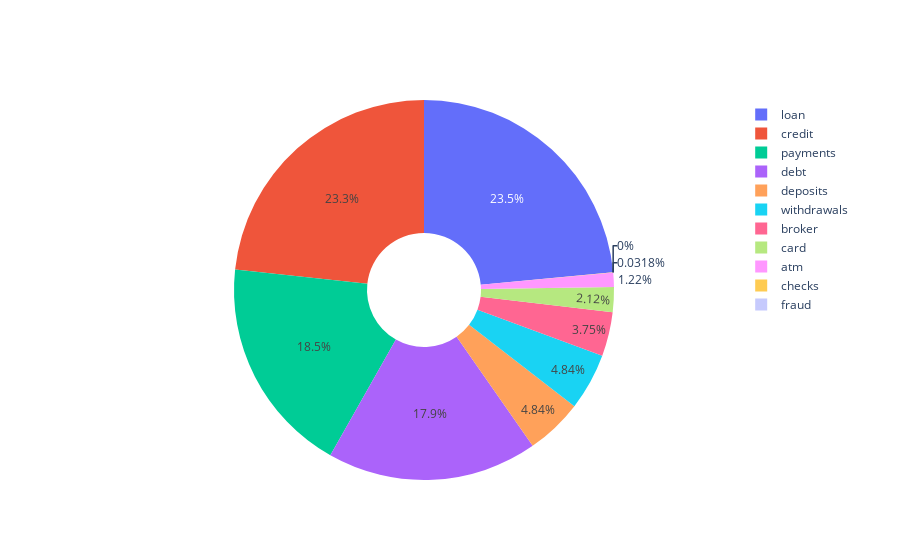

Notebook cell for this chart:
### Code cell
labels = finance_words
values = percent_finance_results

# Use `hole` to create a donut-like pie chart
fig = go.Figure(data=[go.Pie(labels=labels, values=values, hole=.3)])
fig.show()

### Figure 1 — Plotly figure (JSON) as saved in the notebook; plotly's stock layout.template omitted (floating-point values rounded to 4 significant figures)
{"data": [{"hole": 0.3, "labels": ["loan", "deposits", "withdrawals", "payments", "credit", "debt", "broker", "checks", "atm", "card", "fraud"], "type": "pie", "values": [0.3115, 0.06419, 0.06419, 0.2453, 0.3086, 0.2372, 0.04967, 0.0004218, 0.01613, 0.02809, 0]}], "layout": {}}
